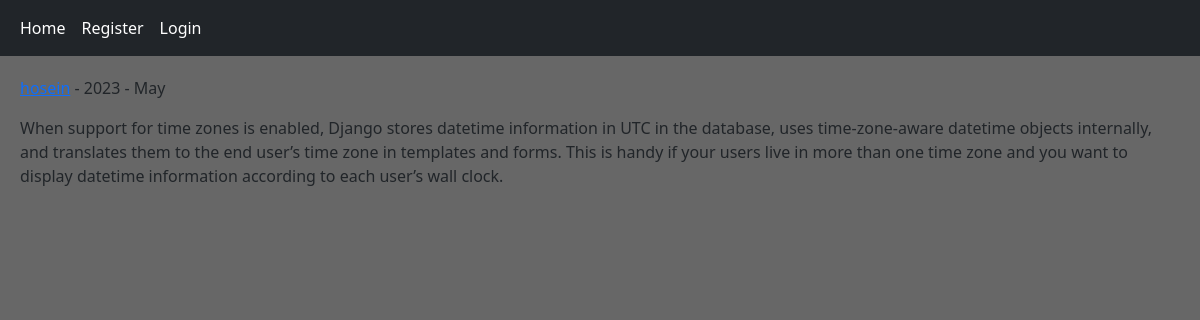
Screenshot of /post/2/when-support-for-time-zones-is-enabled-django-stor/ with the database file from the repository.
### home/models.py (models this page shows, shortened)
class Post(models.Model):
    user    = models.ForeignKey(User, on_delete=models.CASCADE)
    body    = models.TextField()
    slug    = models.SlugField()
    created = models.DateTimeField(auto_now_add=True)
    updated = models.DateTimeField(auto_now=True)

### home/views.py (the view)
# urls.py: path('post/<int:post_id>/<slug:post_slug>/', views.PostDetailView.as_view(), name='post_detail'),
class PostDetailView(View):
    def get(self, request, post_id, post_slug):
        post = Post.objects.get(pk=post_id, slug=post_slug)
        return render(request, 'home/detail.html', {'post':post})

### home/templates/home/detail.html (shortened to what this page needs)
{% extends 'base.html' %}
{% block content %}
<p> <a href="{% url 'account:profile' user.id %}">{{ post.user.username }}</a> - {{ post.updated|date:"Y - M" }}</p>
<p> {{post.body}} </p>
{% endblock content %}

### templates/base.html (style rules this page uses)
.body-color { background-color: #676767 }

### rows the page displays
Post: updated "2023 - May", body "When support for time zones is enabled, Django stores datetime information in UTC in the database, uses time-zone-aware datetime objects internally, and translates them to the end user’s time zone in templates and forms. This is handy if your users live in more than one time zone and you want to display datetime information according to each user’s wall clock."
